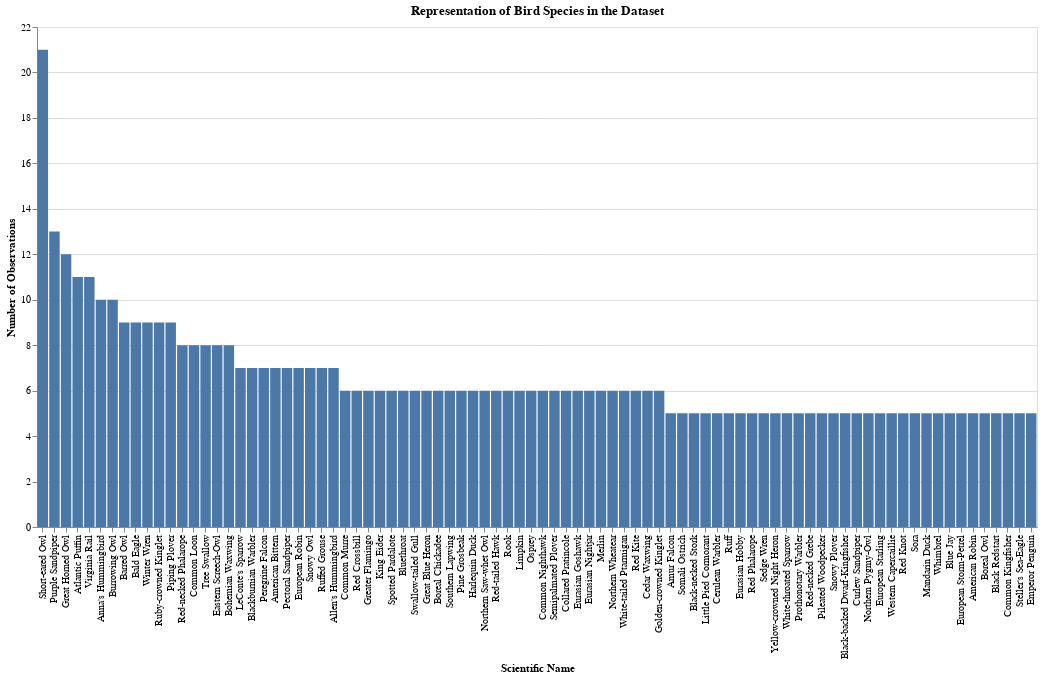

The notebook cell this image was saved under:
### Markdown cell above
Unsurprisingly, North America is overrepresented and Africa and Antarctica are underrepresented. That's not necessarily a bad thing. Africa and Antarctica will probably over-index towards professionals and the very wealthy. I'm neither of those.

**What about species diversity?** It's not *that* important, but I'm curious how well this dataset represents bird diversity. It's much easier to get a 5-star photo of a duck than a warbler. We don't want to enrich for slow, fearless birds.

### Code cell
# Calculate species counts
species_counts = top_records_df['common_name'].value_counts().reset_index()
species_counts.columns = ['common_name', 'count']

# Create a selection for the count filter
count_filter = alt.binding_range(min=1, max=int(species_counts['count'].max()), step=1, name='Minimum Count: ')
count_selector = alt.param(name='CountThreshold', value=5, bind=count_filter)

# Create the chart with the filter
alt.Chart(species_counts).transform_filter(
    alt.datum.count >= count_selector
).mark_bar().encode(
    x=alt.X("common_name:N", title="Scientific Name", sort='-y'),
    y=alt.Y('count:Q', title='Number of Observations'),
    tooltip=[
        alt.Tooltip('common_name:N', title='Species'),
        alt.Tooltip('count:Q', title='Observations')
    ]
).properties(
    title="Representation of Bird Species in the Dataset",
    width=1000,
    height=500
).add_params(count_selector)

### Figure 1 — Vega-Lite specification as saved in the notebook (floating-point values rounded to 4 significant figures; data arrays with more than 128 entries replaced by an {"elided": "..."} marker saying what was removed)
{"config": {"view": {"continuousWidth": 300, "continuousHeight": 300}}, "data": {"name": "data-71eceb3a8ecbf16da5936eddbcb0cad9"}, "mark": {"type": "bar"}, "encoding": {"tooltip": [{"field": "common_name", "title": "Species", "type": "nominal"}, {"field": "count", "title": "Observations", "type": "quantitative"}], "x": {"field": "common_name", "sort": "-y", "title": "Scientific Name", "type": "nominal"}, "y": {"field": "count", "title": "Number of Observations", "type": "quantitative"}}, "height": 500, "params": [{"name": "CountThreshold", "bind": {"input": "range", "max": 21, "min": 1, "name": "Minimum Count: ", "step": 1}, "value": 5}], "title": "Representation of Bird Species in the Dataset", "transform": [{"filter": "(datum.count >= CountThreshold)"}], "width": 1000, "$schema": "https://vega.github.io/schema/vega-lite/v5.20.1.json", "datasets": {"data-71eceb3a8ecbf16da5936eddbcb0cad9": {"elided": "1810 records"}}}
